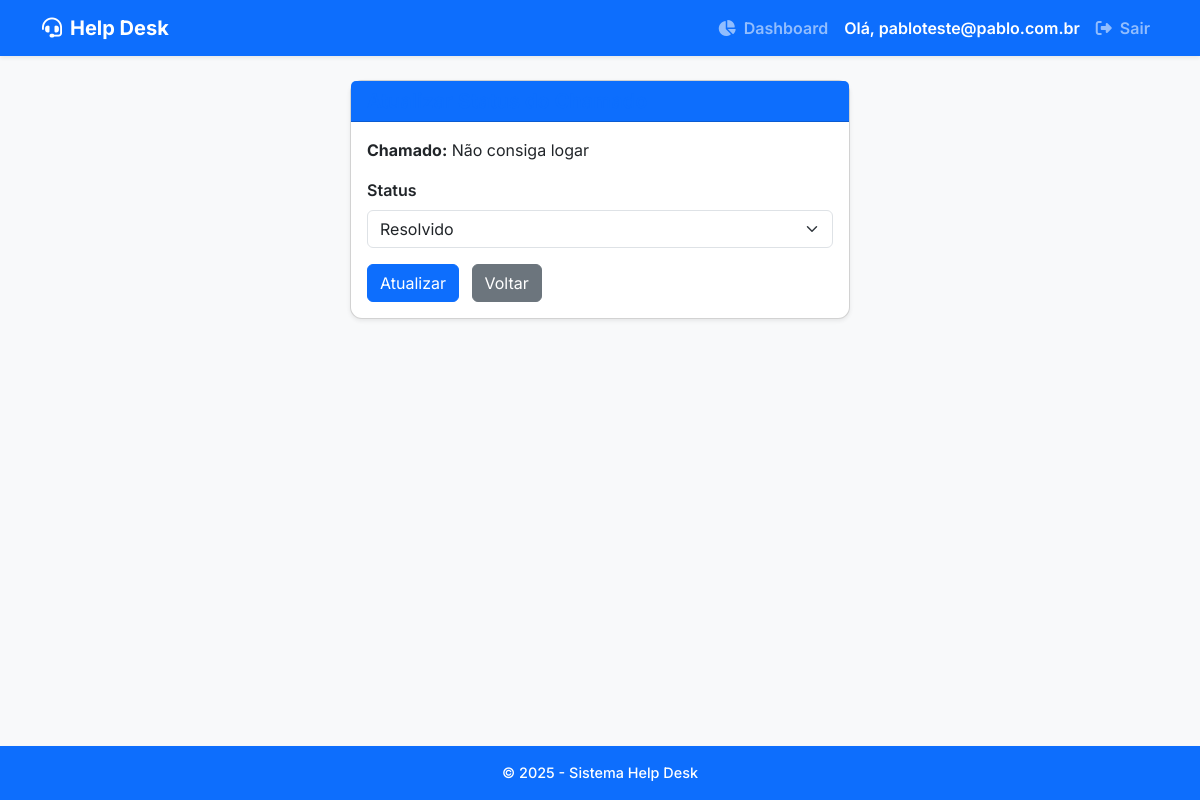
Page /update/3 (signed in) on the committed database.
### models.py (models this page shows, shortened)
class User(db.Model, UserMixin):
    id = db.Column(db.Integer, primary_key=True)
    email = db.Column(db.String(150), unique=True, nullable=False)
    password_hash = db.Column(db.String(128), nullable=False)
    is_admin = db.Column(db.Boolean, default=False)

class Ticket(db.Model):
    id = db.Column(db.Integer, primary_key=True)
    titulo = db.Column(db.String(100), nullable=False)
    descricao = db.Column(db.Text, nullable=False)
    setor = db.Column(db.String(50), nullable=False)
    responsavel = db.Column(db.String(50), nullable=False)
    status = db.Column(db.String(20), nullable=False)
    data_criacao = db.Column(db.DateTime, nullable=False, default=datetime.utcnow)
    arquivo_nome = db.Column(db.String(255), nullable=True)
    comentarios = db.relationship('Comment', back_populates='ticket', cascade='all, delete-orphan', lazy='dynamic')

### app.py (the view)
@app.route('/update/<int:id>', methods=['GET', 'POST'])
@login_required
def update(id):
    ticket = Ticket.query.get_or_404(id)
    if request.method == 'POST':
        ticket.status = request.form['status']
        db.session.commit()
        flash('Status atualizado.')
        return redirect(url_for('ticket_detail', id=ticket.id))
    return render_template('update_ticket.html', ticket=ticket)

### app.py (called while the page is built)
@login_manager.user_loader
def load_user(user_id):
    return User.query.get(int(user_id))

@app.context_processor
def inject_current_year():
    return {'current_year': datetime.now().year}

### templates/update_ticket.html (shortened to what this page needs)
{% extends "layout.html" %}
{% block content %}
<div class="card shadow-sm mx-auto" style="max-width: 500px;">
  <div class="card-header bg-primary text-white">
    <h5 class="mb-0">Atualizar Status do Chamado</h5>
  </div>
  <div class="card-body">
    <p><strong>Chamado:</strong> {{ ticket.titulo }}</p>
    <form method="POST">
      <div class="mb-3">
        <label for="status" class="form-label">Status</label>
        <select class="form-select" id="status" name="status" required>
          <option value="Resolvido" {% if ticket.status == 'Resolvido' %}selected{% endif %}>Resolvido</option>
        </select>
      </div>
      <button type="submit" class="btn btn-primary">Atualizar</button>
      <a href="{{ url_for('index') }}" class="btn btn-secondary ms-2">Voltar</a>
    </form>
  </div>
</div>
{% endblock %}

### templates/layout.html (shortened to what this page needs)
<!doctype html>
<html lang="pt-br">
<head>
  <link href="https://cdn.jsdelivr.net/npm/bootstrap@5.3.0/dist/css/bootstrap.min.css" rel="stylesheet" />
  <link
    rel="stylesheet"
    href="https://cdnjs.cloudflare.com/ajax/libs/font-awesome/6.4.0/css/all.min.css"
  />
  <link rel="stylesheet" href="{{ url_for('static', filename='style.css') }}">
</head>
<body class="bg-light d-flex flex-column min-vh-100">
  <nav class="navbar navbar-expand-lg navbar-dark bg-primary shadow-sm">
    <div class="container">
      <a class="navbar-brand fw-bold" href="{{ url_for('index') }}">
        <i class="fa-solid fa-headset me-2"></i>Help Desk
      </a>
      <div class="collapse navbar-collapse justify-content-end" id="navbarNav">
        <ul class="navbar-nav align-items-center">
          {% if current_user.is_authenticated %}
            <li class="nav-item">
              <a class="nav-link fw-semibold" href="{{ url_for('dashboard') }}">
                <i class="fa-solid fa-chart-pie me-1"></i> Dashboard
              </a>
            </li>
            <li class="nav-item">
              <span class="nav-link text-white fw-semibold">Olá, {{ current_user.email }}</span>
            </li>
            <li class="nav-item">
              <a class="nav-link fw-semibold" href="{{ url_for('logout') }}">
                <i class="fa-solid fa-right-from-bracket me-1"></i> Sair
              </a>
            </li>
          {% endif %}
        </ul>
      </div>
    </div>
  </nav>
  <main class="container mt-4 mb-5 flex-fill">
    {% block content %}{% endblock %}
  </main>
  <footer class="bg-primary text-white text-center py-3 mt-auto shadow-sm">
    &copy; {{ current_year }} - Sistema Help Desk
  </footer>
</body>
</html>

### static/style.css (style rules this page uses)
body { background-color: #f8f9fa; font-family: 'Segoe UI', Tahoma, Geneva, Verdana, sans-serif; }
h2, h4, h5 { font-weight: 600; color: #0d6efd; }
.card { border-radius: 12px; box-shadow: 0 4px 15px rgb(0 0 0 / 0.1); }
.btn-primary { background-color: #0d6efd; border-color: #0d6efd; }
.btn-secondary { background-color: #6c757d; border-color: #6c757d; }
footer { font-size: 0.9rem; font-weight: 500; }
.form-label { font-weight: 600; color: #212529; }

### templates/layout.html (style rules this page uses)
body { font-family: 'Inter', sans-serif; }

### rows in the picture
User: email "pabloteste@pablo.com.br"
Ticket: titulo "Não consiga logar", status "Resolvido"
